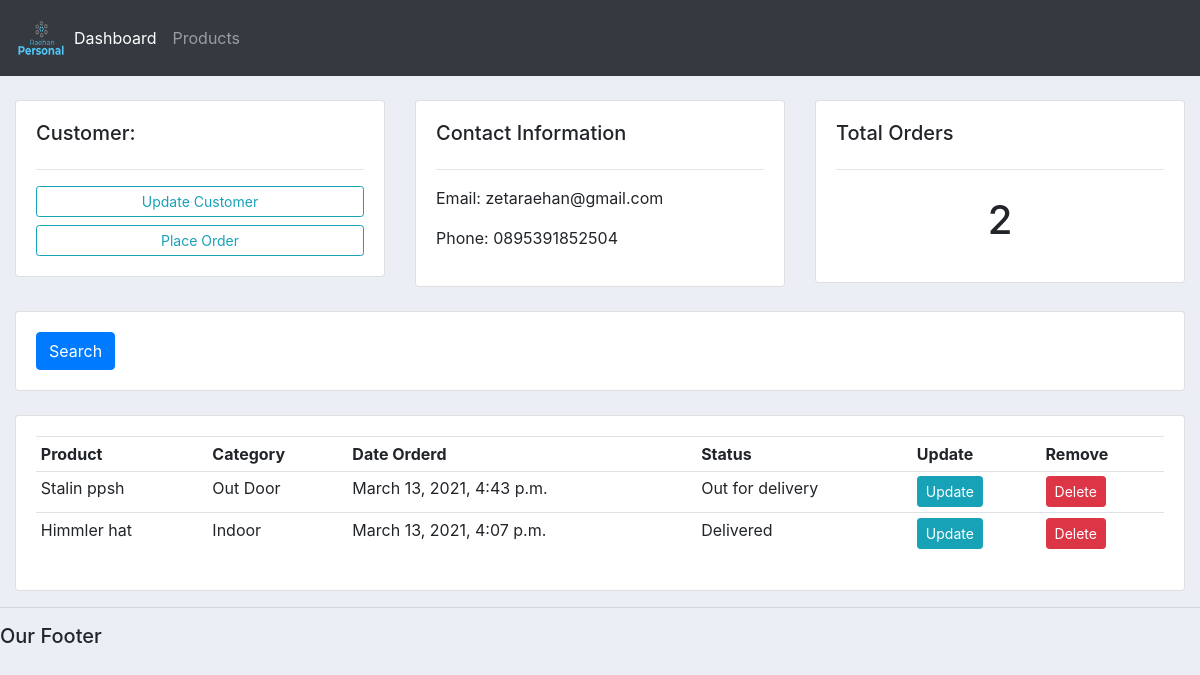
Before: /customer/1/ with the older database file.
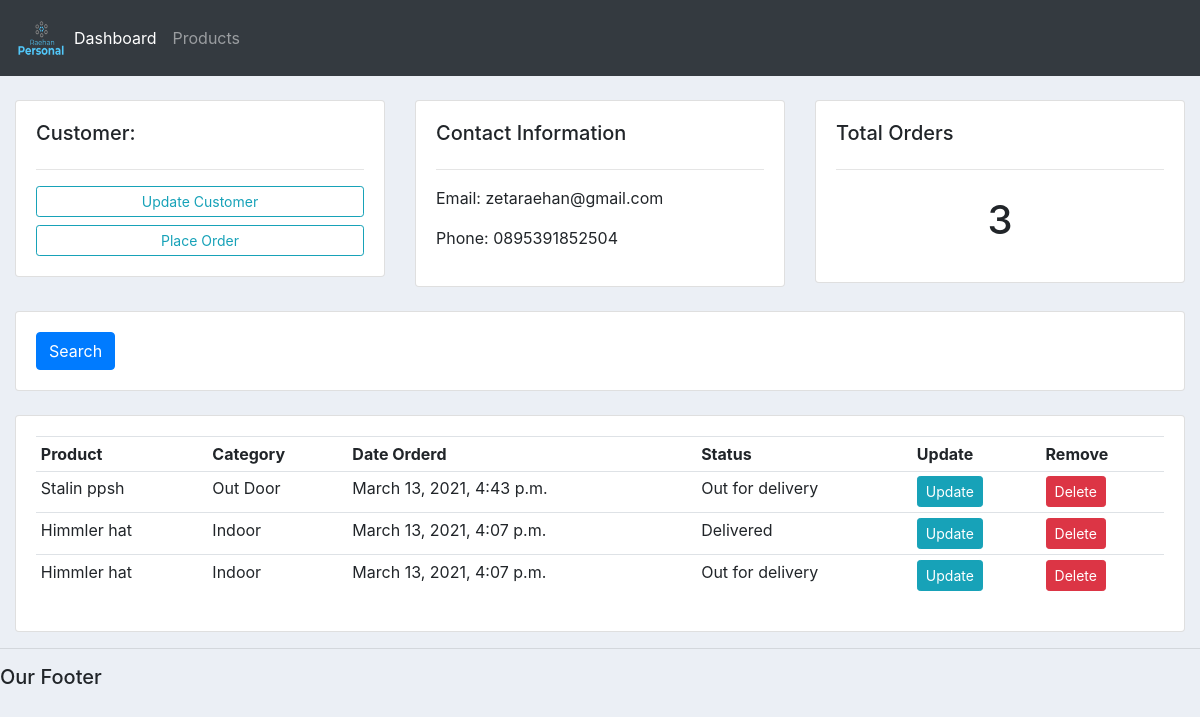
After: the same page with the newer database file.
### accounts/models.py (models this page shows, shortened)
class Customer(models.Model):
    name = models.CharField(max_length=200, null=True)
    phone = models.CharField(max_length=200, null=True)
    email = models.CharField(max_length=200, null=True)
    date_created = models.DateTimeField(auto_now_add=True, null=True)

class Order(models.Model):
    STATUS = (
    ('Pending','Pending'),
    ('Out for delivery','Out for delivery'),
    ('Delivered','Delivered'),
    )
    customer = models.ForeignKey(Customer,null=True,on_delete=models.SET_NULL)
    product = models.ForeignKey(Product,null=True,on_delete=models.SET_NULL)
    date_created = models.DateTimeField(auto_now_add=True, null=True)
    status = models.CharField(max_length=200, null=True, choices=STATUS)

class Product(models.Model):
    CATEGORY = (
    ('Indoor','Indoor'),
    ('Out Door','Out Door'),
    )
    name = models.CharField(max_length=200, null=True)
    price = models.FloatField(null=True)
    category = models.CharField(max_length=200, null=True, choices=CATEGORY)
    description = models.CharField(max_length=200, null=True, blank=True)
    date_created = models.DateTimeField(auto_now_add=True, null=True)
    tags = models.ManyToManyField(Tag)
    def __str__(self):
        return self.name

### accounts/views.py (the view)
# urls.py: path('customer/<str:pk_test>/',views.customer, name="customer"),
def customer(request,pk_test):
    customer = Customer.objects.get(id = pk_test)
    orders = customer.order_set.all()
    order_count = orders.count()
    context = {'customer':customer, 'orders':orders, 'order_count':order_count}
    return render(request, 'accounts/customer.html',context)

### accounts/templates/accounts/customer.html
{% extends 'accounts/main.html' %} {% block content%}
<br>
<div class="row">
    <div class="col-md">
        <div class="card card-body">
            <h5>Customer:</h5>
            <hr>
            <a class="btn btn-outline-info  btn-sm btn-block" href="">Update Customer</a>
            <a class="btn btn-outline-info  btn-sm btn-block" href="{% url 'create_order' customer.id %}">Place Order</a>
        </div>
    </div>
    <div class="col-md">
        <div class="card card-body">
            <h5>Contact Information</h5>
            <hr>
            <p>Email: {{customer.email}} </p>
            <p>Phone: {{customer.phone}} </p>
        </div>
    </div>
    <div class="col-md">
        <div class="card card-body">
            <h5>Total Orders</h5>
            <hr>
            <h1 style="text-align: center;padding: 10px">{{order_count}}</h1>
        </div>
    </div>
</div>
<br>
<div class="row">
    <div class="col">
        <div class="card card-body">
            <form method="get">
                <button class="btn btn-primary" type="submit">Search</button>
            </form>
        </div>
    </div>
</div>
<br>
<div class="row">
    <div class="col-md">
        <div class="card card-body">
            <table class="table table-sm">
                <tr>
                    <th>Product</th>
                    <th>Category</th>
                    <th>Date Orderd</th>
                    <th>Status</th>
                    <th>Update</th>
                    <th>Remove</th>
                </tr>
                {% for order in orders %}
                <tr>
                    <td>{{ order.product }} </td>
                    <td>{{ order.product.category }} </td>
                    <td>{{ order.product.date_created }} </td>
                    <td>{{ order.status }} </td>
                    <td><a class="btn btn-sm btn-info" href="{% url 'update_order' order.id %}">Update</a></td>
                    <td><a class="btn btn-sm btn-danger" href="{% url 'delete_order' order.id %}">Delete</a></td>
                </tr>
                {% endfor %}
            </table>
        </div>
    </div>
</div>
{% endblock %}

### accounts/templates/accounts/main.html (shortened to what this page needs)
{% load static %}
<!DOCTYPE html>
<html>
<head>
    <link rel="stylesheet" href="https://maxcdn.bootstrapcdn.com/bootstrap/4.0.0/css/bootstrap.min.css">
    <link rel="stylesheet" type="text/css" href="{% static '/css/main.css' %}">
</head>
<body>
    {% include 'accounts/navbar.html' %}
    <div class="container-fluid">
        {% block content %} {% endblock %}
    </div>
    <hr>
    <h5>Our Footer</h5>
</body>
</html>

### accounts/templates/accounts/navbar.html (shortened to what this page needs)
{% load static %}
<nav class="navbar navbar-expand-lg navbar-dark bg-dark">
    <img src="{% static 'images/logo.png' %}" width="50" height="60">
    <div class="collapse navbar-collapse" id="navbarNav">
        <ul class="navbar-nav">
            <li class="nav-item active">
                <a class="nav-link" href="{% url 'home' %}">Dashboard</a>
            </li>
            <li class="nav-item">
                <a class="nav-link" href="{% url 'products' %}">Products</a>
            </li>
        </ul>
    </div>
</nav>

### static/css/main.css (style rules this page uses)
body { background-color: #ebeff5; }

Changed rows visible on the page:
added Order: product "Himmler hat", product.category "Indoor", product.date_created "March 13, 2021, 4:07 p.m.", status "Out for delivery"
Other visible differences:
{{ order_count }}: "2" → "3"
